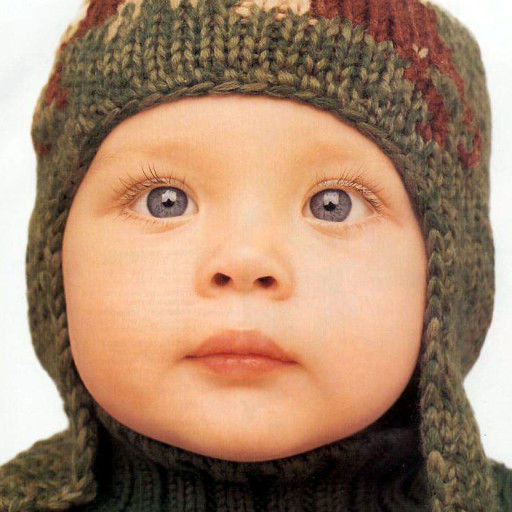
#> input picture 计算机视觉实践-练习3/images/Set5/baby.png, 512 x 512 px; its folder holds only this picture in this run
$ jupyter execute super_resolution.ipynb
#> lines starting #> are read from the running program, lines starting #| are printed output that depends on the picture; long printed decimals are rounded
[cell 1]
#双三插值
import cv2

def bicubic_interpolation(image, scale_factor):
    # 获取原始图像的尺寸
    image=np.array(image)
    height, width = image.shape[:2]

    # 计算插值后的图像尺寸
    new_height = int(height * scale_factor)
    new_width = int(width * scale_factor)

    # 使用 OpenCV 的 resize 函数进行双三次插值
    interpolated_image = cv2.resize(image, (new_width, new_height), interpolation=cv2.INTER_CUBIC)

    return interpolated_image

[cell 2]
def getQualityValues(upsampled, orig):
    psnr = cv2.PSNR(upsampled, orig)
    q, _ = cv2.quality.QualitySSIM_compute(upsampled, orig)
    ssim = (q[0] + q[1] + q[2]) / 3
    return round(psnr, 3), round(ssim, 3)

[cell 3]
from PIL import Image
import os
import numpy as np
from skimage.metrics import structural_similarity as ssim


src_dir='images/Set5'
downsample_dir = 'images/downsample'
results_dir = 'images/results'
for filename in os.listdir(src_dir):
    image_path = os.path.join(src_dir, filename)
    downsample_path = os.path.join(downsample_dir, filename)
    results_path = os.path.join(results_dir, filename)
    src_image = cv2.imread(image_path)
#> src_image is the input picture: shape (512, 512, 3); mean B, G, R 109.5, 134.2, 166.9
    scale_factor = 2  # 下采样为原来大小的一半
    downsampled_image = cv2.resize(src_image, None, fx=1.0 / scale_factor, fy=1.0 / scale_factor)
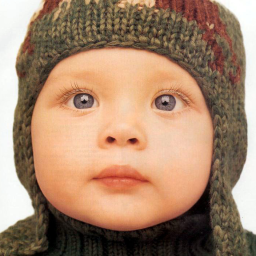
#> downsampled_image: shape (256, 256, 3); mean B, G, R 109.6, 134.4, 167
    result=bicubic_interpolation(downsampled_image, scale_factor)

    # [4 lines of commented-out code are left out]

    cv2.imwrite(downsample_path,downsampled_image)
    cv2.imwrite(results_path,result)

    src_image=np.array(src_image)
    SSIM = ssim(src_image, result,win_size=3)
#> SSIM = 0.979

    mse = np.mean((src_image - result) ** 2)
#> mse = 12.95
    PSNR = 20 * np.log10(255.0 / np.sqrt(mse))
#> PSNR = 37.01

    print("SSIM:", SSIM)
#| SSIM: 0.9789
    print("PSNR:", PSNR)
#| PSNR: 37.009


$ run again, on 计算机视觉实践-练习3/images/Set5/woman.png
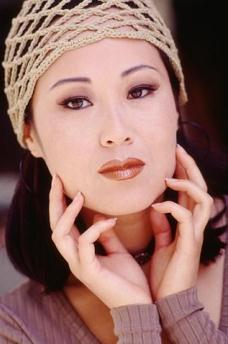
#> input picture 计算机视觉实践-练习3/images/Set5/woman.png, 228 x 344 px
#> src_image is the input picture: shape (344, 228, 3); mean B, G, R 103.1, 110.2, 150.6
#> `downsampled_image = cv2.resize(src_image, None, fx=1.0 / scale_factor,..`:
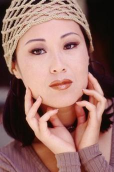
#> downsampled_image: shape (172, 114, 3); mean B, G, R 103.3, 110.3, 150.7
#> in bicubic_interpolation, `interpolated_image = cv2.resize(image, (new_width, new_height), interp..`:
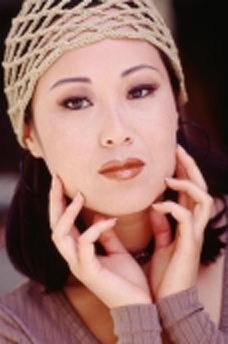
#> interpolated_image: shape (344, 228, 3); mean of channels 0, 1, 2 103.3, 110.3, 150.7; drawn as B, G, R
#> SSIM = 0.974
#> mse = 21.49
#> PSNR = 34.81
#| SSIM: 0.9744
#| PSNR: 34.809

$ run again, on 计算机视觉实践-练习3/images/Set5/bird.png
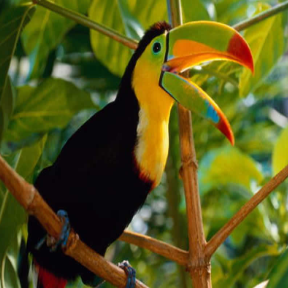
#> input picture 计算机视觉实践-练习3/images/Set5/bird.png, 288 x 288 px
#> src_image is the input picture: shape (288, 288, 3); mean B, G, R 27, 88.5, 88
#> `downsampled_image = cv2.resize(src_image, None, fx=1.0 / scale_factor,..`:
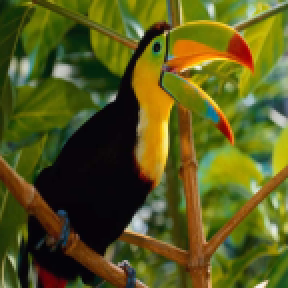
#> downsampled_image: shape (144, 144, 3) (shown 2 times larger); mean B, G, R 27.1, 88.6, 88.1
#> SSIM = 0.99
#> mse = 12.13
#> PSNR = 37.29
#| SSIM: 0.9899
#| PSNR: 37.291

$ run again, on 计算机视觉实践-练习3/images/Set5/butterfly.png
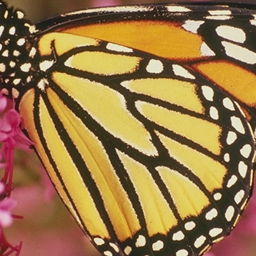
#> input picture 计算机视觉实践-练习3/images/Set5/butterfly.png, 256 x 256 px
#> src_image is the input picture: shape (256, 256, 3); mean B, G, R 72.8, 119.2, 153
#> `downsampled_image = cv2.resize(src_image, None, fx=1.0 / scale_factor,..`:
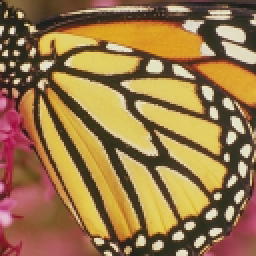
#> downsampled_image: shape (128, 128, 3) (shown 2 times larger); mean B, G, R 72.9, 119.4, 153.1
#> in bicubic_interpolation, `interpolated_image = cv2.resize(image, (new_width, new_height), interp..`:
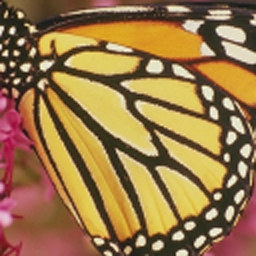
#> interpolated_image: shape (256, 256, 3); mean of channels 0, 1, 2 72.9, 119.4, 153.1; drawn as B, G, R
#> SSIM = 0.943
#> mse = 39.79
#> PSNR = 32.13
#| SSIM: 0.9427
#| PSNR: 32.133

$ run again, on 计算机视觉实践-练习3/images/Set5/head.png
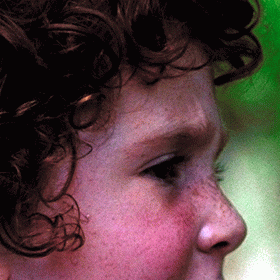
#> input picture 计算机视觉实践-练习3/images/Set5/head.png, 280 x 280 px
#> src_image is the input picture: shape (280, 280, 3); mean B, G, R 65.7, 64.9, 88.5
#> `downsampled_image = cv2.resize(src_image, None, fx=1.0 / scale_factor,..`:
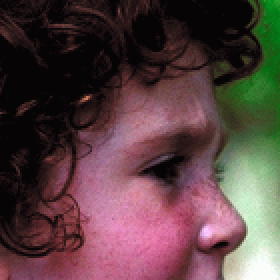
#> downsampled_image: shape (140, 140, 3) (shown 2 times larger); mean B, G, R 65.9, 65, 88.6
#> SSIM = 0.926
#> mse = 32.69
#> PSNR = 32.99
#| SSIM: 0.9256
#| PSNR: 32.986
